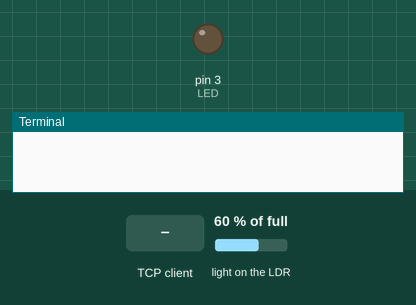
This program was run on a simulated Raspberry Pi (header pin numbers). Parts: output pins drawn as LEDs (lit = HIGH), the last lines printed to the terminal. The inputs (shaded band) are chosen by the test bench; at power-on: light on the LDR 60 % of full. One TCP client connects 1 s after the port opens and stays connected; the capacitor on the light-sensor pin charges in 0.2 + 60·(1 − level)² ms.

Above: at 1.2 s.
1.3 s: the TCP client sends "LED ON\n"
At 2.1 s:
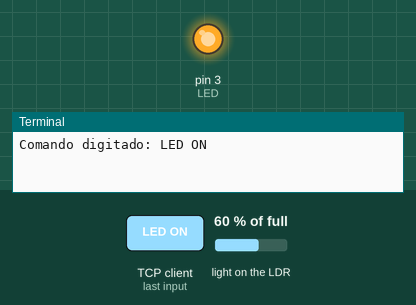
2.8 s: the TCP client sends "LDR\n"
4.3 s: the TCP client sends "LED OFF\n"
At 5.6 s:
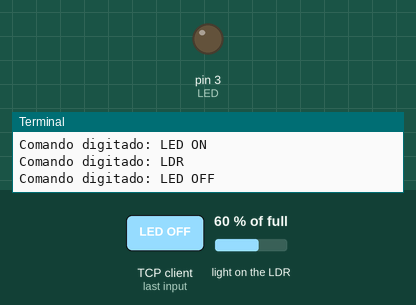
Timing chart, 0 to 7.3 s (numbered marks = the images above; inputs shaded):
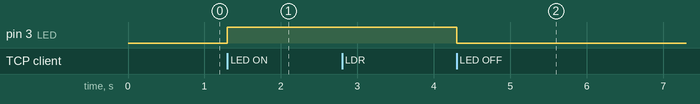

The program:

socket_atv.py
```python
import socket
import sys
import RPi.GPIO as GPIO
import time

LED = 3
CAP = 5
BUZ = 7


GPIO.setwarnings(False)
GPIO.setmode(GPIO.BOARD)
GPIO.setup(LED, GPIO.OUT)
GPIO.setup(BUZ, GPIO.OUT)
GPIO.setup(CAP, GPIO.OUT)
Buzzer = GPIO.PWM(BUZ, 1)
Buzzer.start(0)
buz_duration = 0

GPIO.setup(CAP,GPIO.IN)
GPIO.setup(LED,GPIO.OUT)

def descarga ():
    GPIO.setup(CAP,GPIO.OUT)
    GPIO.output(CAP,GPIO.LOW)
    time.sleep(0.15)

def carga():
    GPIO.setup(CAP,GPIO.IN)
    tempoInicial = time.time_ns()
    while (GPIO.input(CAP) == GPIO.LOW):
        pass
    tempoFinal = time.time_ns() - tempoInicial
    time.sleep(.01)
    return tempoFinal/1e6

def leituraAnalogica():
    descarga()
    return carga()


# -------------------


mysock = socket.socket(socket.AF_INET, socket.SOCK_STREAM)
try:
    mysock.bind(('127.0.0.1',3000))
except socket.error:
    print("Failed to bind")
    sys.exit()
mysock.listen()
try:
    conn,addr = mysock.accept()
    while True:
        data = conn.recv(1000)
        if not data: break
        CMD = data.decode().strip()
        print('Comando digitado:', CMD)

        if(CMD == 'LED ON'):
            conn.sendall(bytes('LIGANDO LED\n','utf-8'))
            GPIO.output(LED,1)
        if(CMD == 'LED OFF'):
            conn.sendall(bytes('DESLIGANDO LED\n','utf-8'))
            GPIO.output(LED,0)
        if(CMD == 'LDR'):
            valor = leituraAnalogica()
            conn.sendall(bytes(f'VALOR LDR: {valor}s\n','utf-8'))
        if(CMD.split()[0] == 'BUZZER'):
            try:
                freq = int(CMD.split()[1])
                dura = int(CMD.split()[2])
                buz_duration = dura
                Buzzer.ChangeFrequency(freq)
                Buzzer.ChangeDutyCycle(50)

                conn.sendall(bytes('TOCANDO BUZZER\n','utf-8'))

                time.sleep(dura)
                Buzzer.ChangeDutyCycle(0)
                conn.sendall(bytes('ACABOU\n','utf-8'))
            except:
                pass

except KeyboardInterrupt:
    print("Server stopped by User")
    # conn.close()
    mysock.close()
    GPIO.cleanup()
```

Measured:
- after the input at 1.3 s, pin 3 (LED): LOW → HIGH at once
- after the input at 4.3 s, pin 3 (LED): HIGH → LOW at once
